Frame 1 (no input): blank canvas, image omitted
Frame 60 (the mouse pressed at the canvas centre just before this capture): blank canvas, image omitted
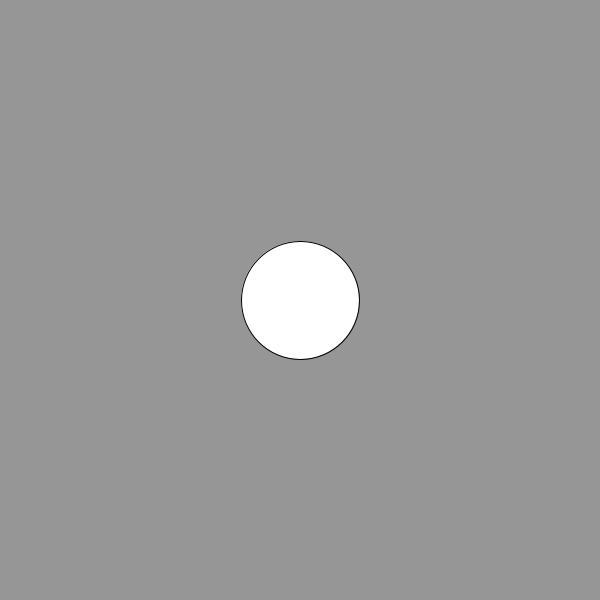
Frame 120 (the mouse held since frame 60 and released just before this capture)

The Processing sketch whose frames 1 and 60 were blank and that drew this single picture after the mouse press (run headless with seeded random() and noise(); from frame 60 on, the mouse is pressed at the canvas centre):

// Processing sketch: sketch_16
// ── sketch_16.pde
/*
this sketch draws a repeatedly growing and shrinking ellipse.
your task is to change the program so that this behavior is
encapsulated inside a class. 

move all this behavior to a class, then have mouse clicks create
instances of the class on the screen. use an ArrayList to store
the instances of the class that you create, and update and display
all of them in the draw() loop. 
*/ 


float x = 300;
float y = 300;
float d = 0;
float incr = 2;
float maxSize = 150;

void setup() {
  size(600, 600);
}

void draw() {
  background(150);
  
  if (mousePressed == true) {
  ellipse(mouseX, mouseY, d, d);
  if (d > maxSize || d < 0) {
    incr = -incr;
  }
  d += incr;
  }
}
